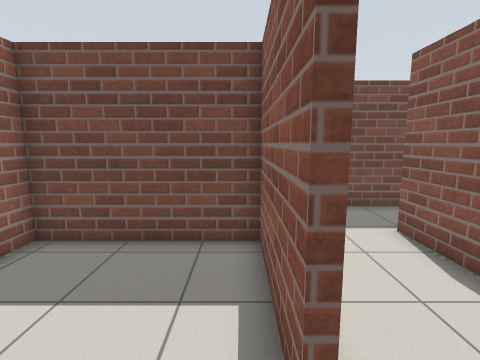
[1] (above)

15 first-person views from a walk through a robot-simulator world made for Gazebo. The camera is 1.3 m above the floor, tilts 8° down and sees 85° across. The floor is counted in squares, 0.5 m on a side. Each view is taken from the middle of a square. On the plan, view 1 faces up. The plan holds only what a view shows up to about 18 squares ahead; the rest is blank. The place goes on beyond the plan. Robots are left out. Simple patterns stand in for the simulator's built-in surfaces. Some stock models are drawn as simple stand-ins. Some surface patterns are stand-ins.

[2]
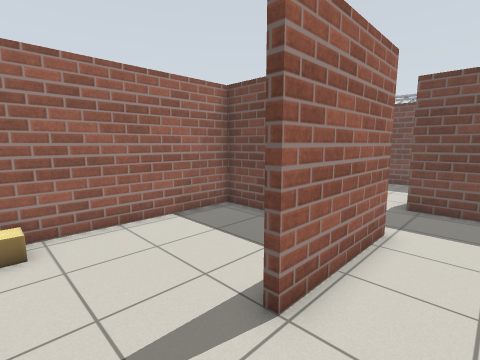

[3]
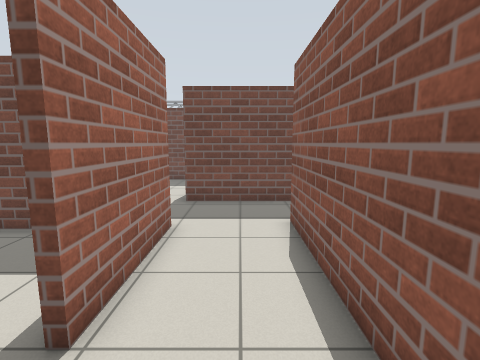

[4]
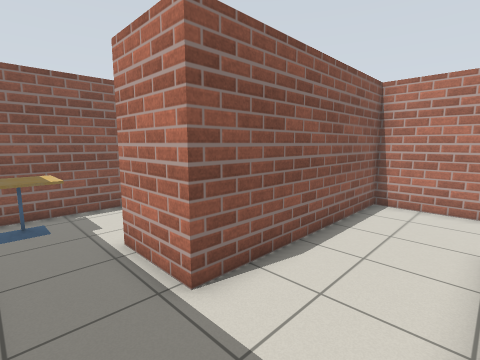

[5]
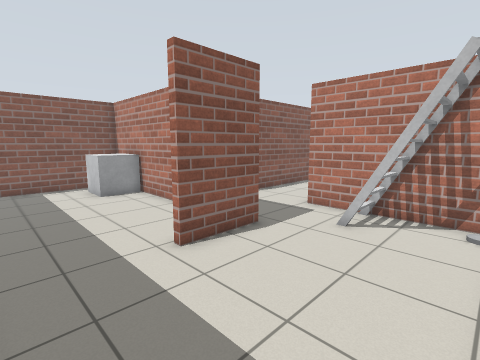

[6]
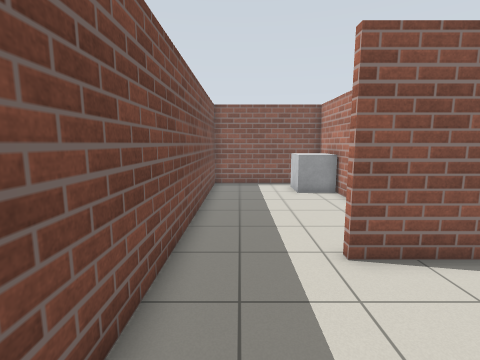

[7]
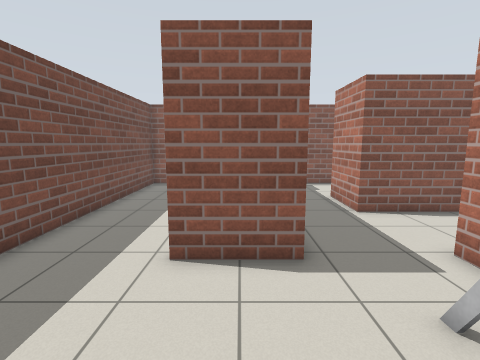

[8]
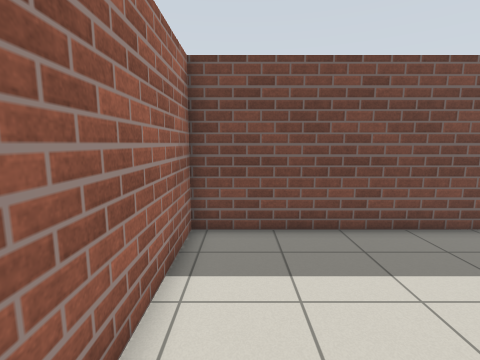

[9]
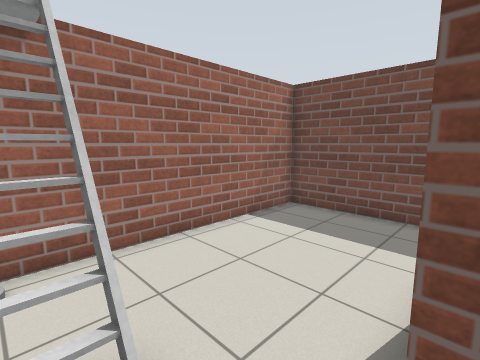

[10]
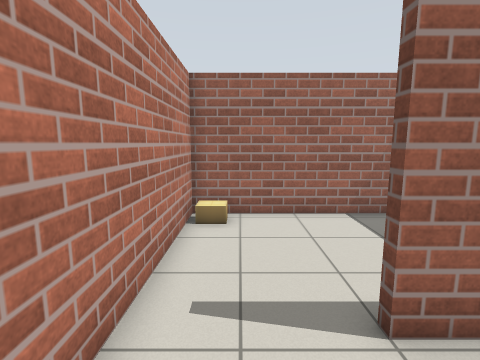

[11]
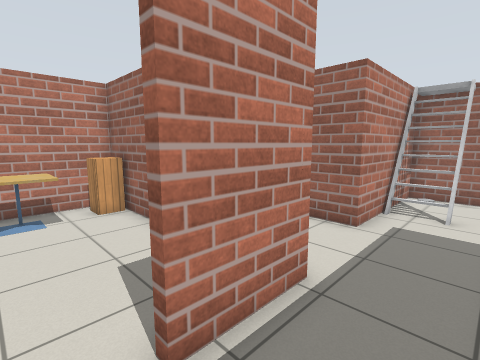

[12]
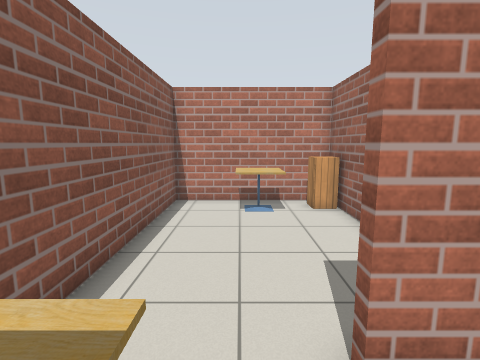

[13]
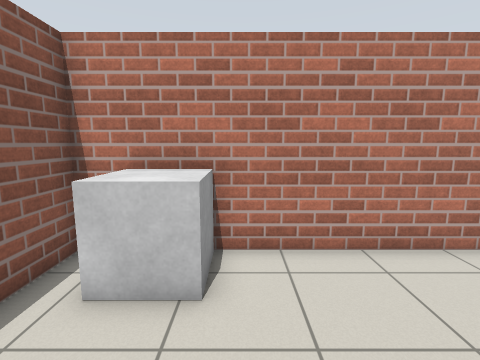

[14]
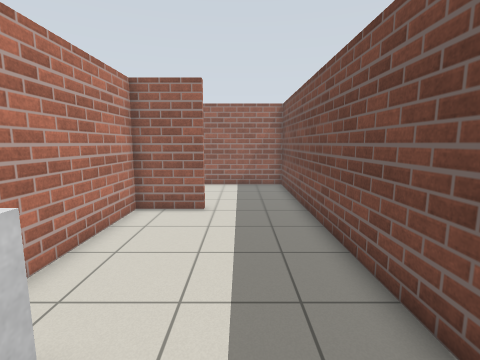

[15]
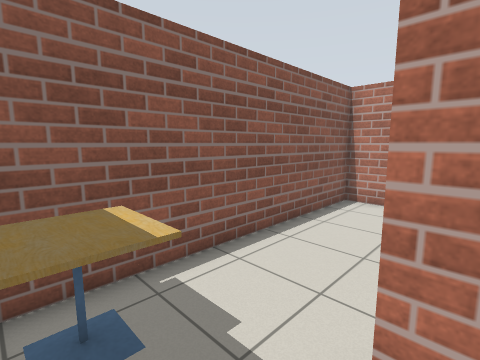

### Floor plan
Ten units are one square. View 1 is at (0, 0); x grows to the right and y downward. Boxes are objects, and circles mark ways between rooms. Rooms are numbered by the first view taken in them; rooms with no view inside come last. Other rooms are left out.
<svg viewBox="-60 -181 184 204">
<path fill="none" stroke="#000" d="M6 -19 6 -67 -55 -67 -55 18 15 18M8 -70 8 -19M66 -106 16 -106M119 -66 119 -100M15 18 47 18 47 -75 77 -75 77 -71M16 -106 6 -106 6 -136M15 -176 -55 -176 -55 -70 8 -70M8 -136 8 -109 85 -109M104 -109 119 -109 119 -176 15 -176M50 -16 50 18 119 18 119 -66"/>
<rect x="-55" y="5" width="20" height="10" fill="#bbb"><title>cardboard box</title></rect>
<rect x="95" y="-105" width="20" height="20" fill="#bbb"><title>cafe table</title></rect>
<rect x="-45" y="-95" width="30" height="20" fill="#bbb"><title>ladder</title></rect>
<rect x="85" y="-135" width="20" height="30" fill="#bbb"><title>other object</title></rect>
<rect x="55" y="-5" width="10" height="20" fill="#bbb"><title>cabinet</title></rect>
<rect x="75" y="-5" width="20" height="20" fill="#bbb"><title>cafe table</title></rect>
<circle cx="10" cy="0" r="3" fill="#2a7"/>
<circle cx="10" cy="-90" r="3" fill="#2a7"/>
<circle cx="95" cy="-70" r="3" fill="#2a7"/>
<circle cx="10" cy="-155" r="3" fill="#2a7"/>
<text x="-20" y="-20">1</text>
<text x="40" y="-60">2</text>
<text x="-20" y="-130">3</text>
<text x="60" y="-150">4</text>
<text x="80" y="-30">5</text>
</svg>
Room 1 opens to room 2. Room 2 opens to room 3. Room 2 opens to room 5. Room 3 opens to room 4.

Where each view was taken, in squares from view 1:
view 1: 0 up, 0 right, facing up
view 2: 1 down, 3 right, facing up-left
view 3: 1 down, 3 right, facing up
view 4: 10 up, 1 right, facing down-right
view 5: 17 up, 5 left, facing down-right
view 6: 16 up, 5 left, facing right
view 7: 12 up, 5 left, facing right
view 8: 10 up, 4 left, facing up
view 9: 8 up, 1 right, facing up-left
view 10: 0 up, 4 right, facing left
view 11: 10 up, 9 right, facing down-left
view 12: 10 up, 9 right, facing down
view 13: 17 up, 8 right, facing down
view 14: 15 up, 11 right, facing left
view 15: 10 up, 7 right, facing down-right
